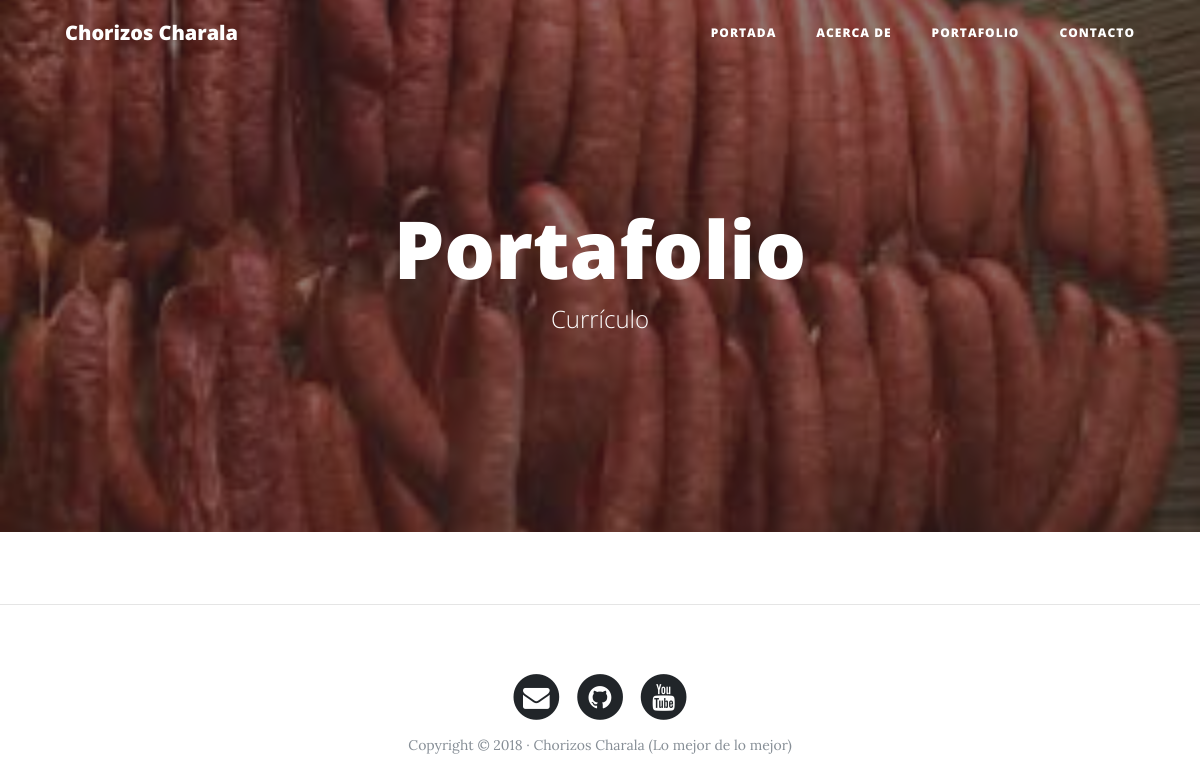
The app's page /portafolio/, older data.
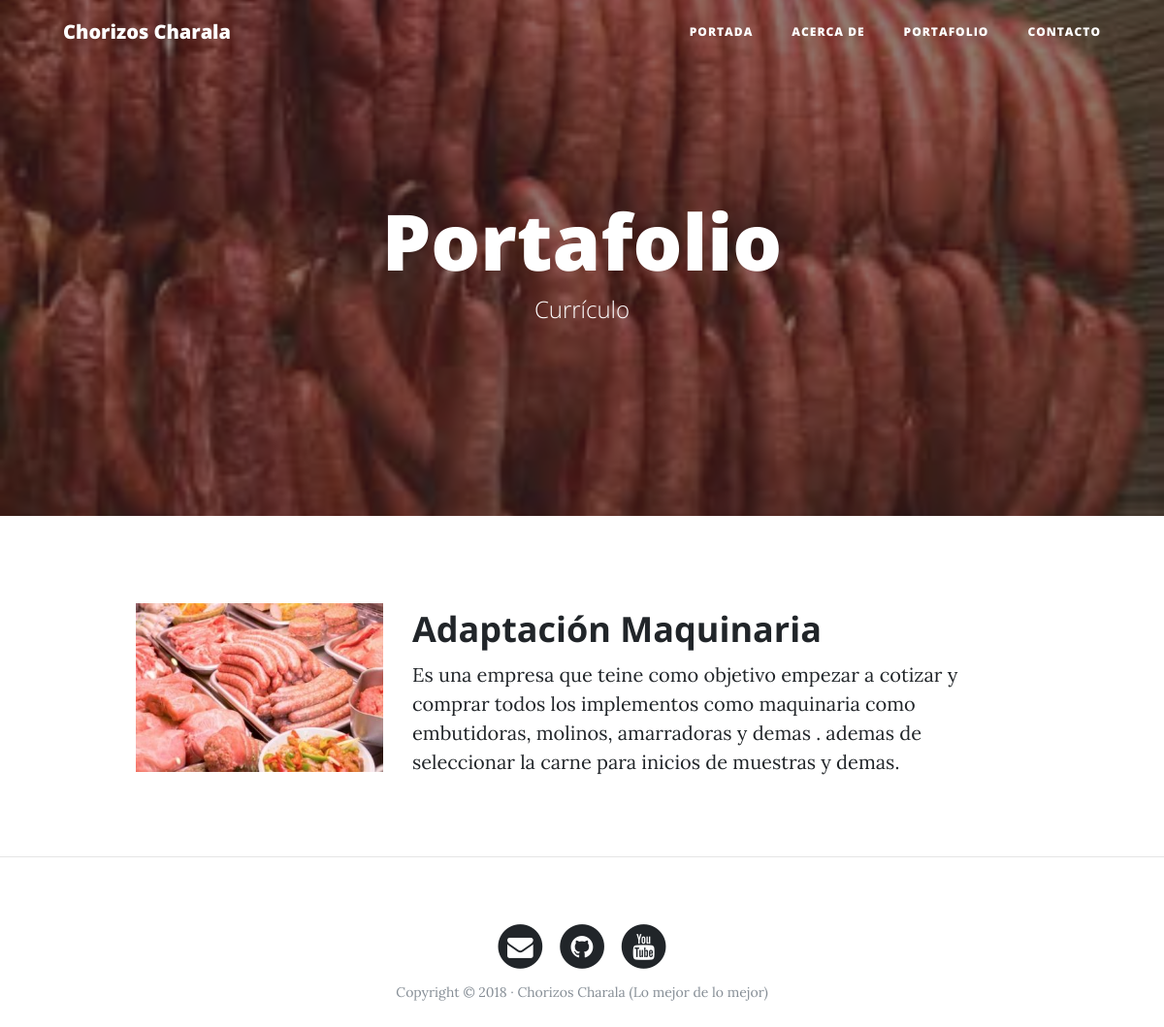
The same page, newer data.
### portfolio/models.py (models this page shows, shortened)
class Project(models.Model):
    title = models.CharField(max_length=200, verbose_name="Titulo")
    description = models.TextField(verbose_name="Descripcion")
    image = models.ImageField(verbose_name="Imagen", upload_to="projects")
    link = models.URLField(verbose_name="Direccion Web", null=True, blank=True)
    created = models.DateTimeField(auto_now_add=True, verbose_name="Fecha de creacion")
    updated = models.DateTimeField(auto_now=True, verbose_name="Fecha de edicion")
    class Meta:
        verbose_name = "proyecto"
        verbose_name_plural = "proyectos"
        ordering = ["-created"]

### portfolio/views.py (the view)
# urls.py: path('portafolio/', portfolio_views.portafolio, name="portafolio"),
def portafolio(request):
    projects = Project.objects.all()
    return render(request, "portfolio/portafolio.html", {'projects':projects})

### portfolio/templates/portfolio/portafolio.html (shortened to what this page needs)
{% extends 'core/base.html' %}
{% block background%}{% load static %}{% static 'core/img/Chorizos3.jpg' %}{% endblock %}
{% block headers %}
<h1>Portafolio</h1>
<span class="subheading">Currículo</span>
{% endblock %}
{% block content %}
	{% for project in projects %}
	    <div class="row project">
	      	<div class="col-lg-3 col-md-4 offset-lg-1">
			    <img class="img-fluid" src="{{project.image.url}}" alt="">
	      	</div>
	        <div class="col-lg-7 col-md-8">
	      		<h2 class="section-heading title">{{project.title}}</h2>
	            <p>{{project.description}}</p>
	      	</div>
	    </div>
	{% endfor %}
{% endblock %}

Row changes from the older to the newer data that the page shows:
added Project: image (picture), title "Adaptación Maquinaria", description "Es una empresa que teine como objetivo empezar a cotizar y comprar todos los implementos como maquinaria como embutidoras, molinos, amarradoras y demas . ademas de seleccionar la carne para inicios de muestras y demas."
